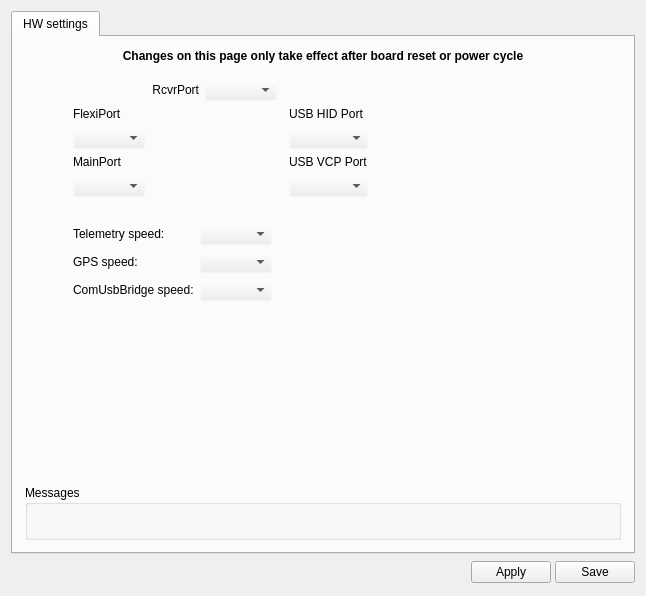
<?xml version="1.0" encoding="UTF-8"?>
<ui version="4.0">
 <class>CC_HW_Widget</class>
 <widget class="QWidget" name="CC_HW_Widget">
  <property name="geometry">
   <rect>
    <x>0</x>
    <y>0</y>
    <width>646</width>
    <height>596</height>
   </rect>
  </property>
  <property name="windowTitle">
   <string>Form</string>
  </property>
  <layout class="QVBoxLayout" name="verticalLayout">
   <item>
    <widget class="QTabWidget" name="tabWidget">
     <property name="currentIndex">
      <number>0</number>
     </property>
     <widget class="QWidget" name="tab">
      <attribute name="title">
       <string>HW settings</string>
      </attribute>
      <layout class="QVBoxLayout" name="verticalLayout_3">
       <property name="leftMargin">
        <number>0</number>
       </property>
       <property name="topMargin">
        <number>0</number>
       </property>
       <property name="rightMargin">
        <number>0</number>
       </property>
       <property name="bottomMargin">
        <number>0</number>
       </property>
       <item>
        <widget class="QScrollArea" name="scrollArea">
         <property name="palette">
          <palette>
           <active>
            <colorrole role="Base">
             <brush brushstyle="SolidPattern">
              <color alpha="255">
               <red>255</red>
               <green>255</green>
               <blue>255</blue>
              </color>
             </brush>
            </colorrole>
            <colorrole role="Window">
             <brush brushstyle="SolidPattern">
              <color alpha="0">
               <red>232</red>
               <green>232</green>
               <blue>232</blue>
              </color>
             </brush>
            </colorrole>
           </active>
           <inactive>
            <colorrole role="Base">
             <brush brushstyle="SolidPattern">
              <color alpha="255">
               <red>255</red>
               <green>255</green>
               <blue>255</blue>
              </color>
             </brush>
            </colorrole>
            <colorrole role="Window">
             <brush brushstyle="SolidPattern">
              <color alpha="0">
               <red>232</red>
               <green>232</green>
               <blue>232</blue>
              </color>
             </brush>
            </colorrole>
           </inactive>
           <disabled>
            <colorrole role="Base">
             <brush brushstyle="SolidPattern">
              <color alpha="0">
               <red>232</red>
               <green>232</green>
               <blue>232</blue>
              </color>
             </brush>
            </colorrole>
            <colorrole role="Window">
             <brush brushstyle="SolidPattern">
              <color alpha="0">
               <red>232</red>
               <green>232</green>
               <blue>232</blue>
              </color>
             </brush>
            </colorrole>
           </disabled>
          </palette>
         </property>
         <property name="frameShape">
          <enum>QFrame::NoFrame</enum>
         </property>
         <property name="frameShadow">
          <enum>QFrame::Plain</enum>
         </property>
         <property name="widgetResizable">
          <bool>true</bool>
         </property>
         <widget class="QWidget" name="scrollAreaWidgetContents">
          <property name="geometry">
           <rect>
            <x>0</x>
            <y>0</y>
            <width>624</width>
            <height>516</height>
           </rect>
          </property>
          <layout class="QGridLayout" name="gridLayout_3">
           <property name="leftMargin">
            <number>12</number>
           </property>
           <property name="topMargin">
            <number>12</number>
           </property>
           <property name="rightMargin">
            <number>12</number>
           </property>
           <property name="bottomMargin">
            <number>12</number>
           </property>
           <item row="6" column="0" colspan="3">
            <widget class="QGroupBox" name="groupBox_2">
             <property name="sizePolicy">
              <sizepolicy hsizetype="Preferred" vsizetype="Minimum">
               <horstretch>0</horstretch>
               <verstretch>0</verstretch>
              </sizepolicy>
             </property>
             <property name="minimumSize">
              <size>
               <width>0</width>
               <height>50</height>
              </size>
             </property>
             <property name="title">
              <string>Messages</string>
             </property>
             <layout class="QHBoxLayout" name="horizontalLayout_3">
              <item>
               <widget class="QLabel" name="problems">
                <property name="font">
                 <font>
                  <weight>75</weight>
                  <bold>true</bold>
                 </font>
                </property>
                <property name="text">
                 <string/>
                </property>
                <property name="textFormat">
                 <enum>Qt::AutoText</enum>
                </property>
                <property name="wordWrap">
                 <bool>true</bool>
                </property>
               </widget>
              </item>
             </layout>
            </widget>
           </item>
           <item row="0" column="1">
            <widget class="QLabel" name="label_6">
             <property name="sizePolicy">
              <sizepolicy hsizetype="Preferred" vsizetype="Preferred">
               <horstretch>0</horstretch>
               <verstretch>0</verstretch>
              </sizepolicy>
             </property>
             <property name="minimumSize">
              <size>
               <width>500</width>
               <height>0</height>
              </size>
             </property>
             <property name="maximumSize">
              <size>
               <width>500</width>
               <height>16777215</height>
              </size>
             </property>
             <property name="font">
              <font>
               <weight>75</weight>
               <bold>true</bold>
              </font>
             </property>
             <property name="text">
              <string>Changes on this page only take effect after board reset or power cycle</string>
             </property>
             <property name="alignment">
              <set>Qt::AlignCenter</set>
             </property>
             <property name="wordWrap">
              <bool>true</bool>
             </property>
            </widget>
           </item>
           <item row="5" column="1">
            <spacer name="verticalSpacer">
             <property name="orientation">
              <enum>Qt::Vertical</enum>
             </property>
             <property name="sizeHint" stdset="0">
              <size>
               <width>20</width>
               <height>25</height>
              </size>
             </property>
            </spacer>
           </item>
           <item row="3" column="1">
            <layout class="QHBoxLayout" name="horizontalLayout">
             <item>
              <layout class="QGridLayout" name="gridLayout_2">
               <item row="0" column="0">
                <widget class="QLabel" name="telemetrySpeedLabel">
                 <property name="text">
                  <string>Telemetry speed:</string>
                 </property>
                </widget>
               </item>
               <item row="1" column="0">
                <widget class="QLabel" name="GpsSpeedLabel">
                 <property name="minimumSize">
                  <size>
                   <width>55</width>
                   <height>0</height>
                  </size>
                 </property>
                 <property name="text">
                  <string>GPS speed:</string>
                 </property>
                </widget>
               </item>
               <item row="2" column="0">
                <widget class="QLabel" name="ComUsbBridgeSpeedLabel">
                 <property name="minimumSize">
                  <size>
                   <width>55</width>
                   <height>0</height>
                  </size>
                 </property>
                 <property name="text">
                  <string>ComUsbBridge speed:</string>
                 </property>
                </widget>
               </item>
               <item row="0" column="1">
                <widget class="QComboBox" name="telemetrySpeed">
                 <property name="toolTip">
                  <string>Select the speed here.</string>
                 </property>
                </widget>
               </item>
               <item row="1" column="1">
                <widget class="QComboBox" name="gpsSpeed">
                 <property name="toolTip">
                  <string>Select the speed here.</string>
                 </property>
                </widget>
               </item>
               <item row="2" column="1">
                <widget class="QComboBox" name="comUsbBridgeSpeed">
                 <property name="toolTip">
                  <string>Select the speed here.</string>
                 </property>
                </widget>
               </item>
              </layout>
             </item>
             <item>
              <spacer name="horizontalSpacer_3">
               <property name="orientation">
                <enum>Qt::Horizontal</enum>
               </property>
               <property name="sizeHint" stdset="0">
                <size>
                 <width>40</width>
                 <height>20</height>
                </size>
               </property>
              </spacer>
             </item>
            </layout>
           </item>
           <item row="2" column="1">
            <layout class="QGridLayout" name="gridLayout" rowstretch="0,0,0,0,0,0">
             <item row="5" column="0">
              <widget class="QLabel" name="label_4">
               <property name="text">
                <string/>
               </property>
              </widget>
             </item>
             <item row="2" column="0">
              <widget class="QComboBox" name="cbFlexi"/>
             </item>
             <item row="1" column="4">
              <widget class="QLabel" name="label_8">
               <property name="text">
                <string>USB HID Port</string>
               </property>
               <property name="alignment">
                <set>Qt::AlignBottom|Qt::AlignLeading|Qt::AlignLeft</set>
               </property>
              </widget>
             </item>
             <item row="4" column="0">
              <widget class="QComboBox" name="cbTele"/>
             </item>
             <item row="1" column="1" rowspan="5" colspan="3">
              <widget class="QLabel" name="label_2">
               <property name="text">
                <string/>
               </property>
               <property name="scaledContents">
                <bool>true</bool>
               </property>
              </widget>
             </item>
             <item row="0" column="2">
              <widget class="QComboBox" name="cbRcvr"/>
             </item>
             <item row="3" column="0">
              <widget class="QLabel" name="label_3">
               <property name="text">
                <string>MainPort</string>
               </property>
               <property name="alignment">
                <set>Qt::AlignBottom|Qt::AlignLeading|Qt::AlignLeft</set>
               </property>
              </widget>
             </item>
             <item row="2" column="4">
              <widget class="QComboBox" name="cbUsbHid"/>
             </item>
             <item row="4" column="4">
              <widget class="QComboBox" name="cbUsbVcp"/>
             </item>
             <item row="1" column="0">
              <widget class="QLabel" name="label_5">
               <property name="text">
                <string>FlexiPort</string>
               </property>
               <property name="alignment">
                <set>Qt::AlignBottom|Qt::AlignLeading|Qt::AlignLeft</set>
               </property>
              </widget>
             </item>
             <item row="3" column="4">
              <widget class="QLabel" name="label_9">
               <property name="text">
                <string>USB VCP Port</string>
               </property>
               <property name="alignment">
                <set>Qt::AlignBottom|Qt::AlignLeading|Qt::AlignLeft</set>
               </property>
              </widget>
             </item>
             <item row="0" column="1">
              <widget class="QLabel" name="label_7">
               <property name="text">
                <string>RcvrPort</string>
               </property>
               <property name="alignment">
                <set>Qt::AlignRight|Qt::AlignTrailing|Qt::AlignVCenter</set>
               </property>
              </widget>
             </item>
             <item row="2" column="5">
              <spacer name="horizontalSpacer_2">
               <property name="orientation">
                <enum>Qt::Horizontal</enum>
               </property>
               <property name="sizeHint" stdset="0">
                <size>
                 <width>40</width>
                 <height>20</height>
                </size>
               </property>
              </spacer>
             </item>
            </layout>
           </item>
           <item row="2" column="0">
            <spacer name="horizontalSpacer_4">
             <property name="orientation">
              <enum>Qt::Horizontal</enum>
             </property>
             <property name="sizeHint" stdset="0">
              <size>
               <width>40</width>
               <height>20</height>
              </size>
             </property>
            </spacer>
           </item>
           <item row="2" column="2">
            <spacer name="horizontalSpacer_5">
             <property name="orientation">
              <enum>Qt::Horizontal</enum>
             </property>
             <property name="sizeHint" stdset="0">
              <size>
               <width>40</width>
               <height>20</height>
              </size>
             </property>
            </spacer>
           </item>
           <item row="1" column="1">
            <spacer name="verticalSpacer_2">
             <property name="orientation">
              <enum>Qt::Vertical</enum>
             </property>
             <property name="sizeType">
              <enum>QSizePolicy::Fixed</enum>
             </property>
             <property name="sizeHint" stdset="0">
              <size>
               <width>20</width>
               <height>10</height>
              </size>
             </property>
            </spacer>
           </item>
          </layout>
         </widget>
        </widget>
       </item>
      </layout>
     </widget>
    </widget>
   </item>
   <item>
    <layout class="QHBoxLayout" name="horizontalLayout_2">
     <property name="spacing">
      <number>4</number>
     </property>
     <item>
      <spacer name="horizontalSpacer">
       <property name="orientation">
        <enum>Qt::Horizontal</enum>
       </property>
       <property name="sizeHint" stdset="0">
        <size>
         <width>369</width>
         <height>20</height>
        </size>
       </property>
      </spacer>
     </item>
     <item>
      <widget class="QPushButton" name="cchwHelp">
       <property name="sizePolicy">
        <sizepolicy hsizetype="Fixed" vsizetype="Fixed">
         <horstretch>0</horstretch>
         <verstretch>0</verstretch>
        </sizepolicy>
       </property>
       <property name="minimumSize">
        <size>
         <width>25</width>
         <height>25</height>
        </size>
       </property>
       <property name="maximumSize">
        <size>
         <width>25</width>
         <height>25</height>
        </size>
       </property>
       <property name="toolTip">
        <string>Takes you to the wiki page</string>
       </property>
       <property name="text">
        <string/>
       </property>
       <property name="icon">
        <iconset resource="../coreplugin/core.qrc">
         <normaloff>:/core/images/helpicon.svg</normaloff>:/core/images/helpicon.svg</iconset>
       </property>
       <property name="iconSize">
        <size>
         <width>25</width>
         <height>25</height>
        </size>
       </property>
       <property name="flat">
        <bool>true</bool>
       </property>
      </widget>
     </item>
     <item>
      <widget class="QPushButton" name="saveTelemetryToRAM">
       <property name="minimumSize">
        <size>
         <width>0</width>
         <height>0</height>
        </size>
       </property>
       <property name="maximumSize">
        <size>
         <width>16777215</width>
         <height>16777215</height>
        </size>
       </property>
       <property name="palette">
        <palette>
         <active>
          <colorrole role="Base">
           <brush brushstyle="SolidPattern">
            <color alpha="0">
             <red>255</red>
             <green>255</green>
             <blue>255</blue>
            </color>
           </brush>
          </colorrole>
          <colorrole role="Window">
           <brush brushstyle="SolidPattern">
            <color alpha="255">
             <red>232</red>
             <green>232</green>
             <blue>232</blue>
            </color>
           </brush>
          </colorrole>
         </active>
         <inactive>
          <colorrole role="Base">
           <brush brushstyle="SolidPattern">
            <color alpha="0">
             <red>255</red>
             <green>255</green>
             <blue>255</blue>
            </color>
           </brush>
          </colorrole>
          <colorrole role="Window">
           <brush brushstyle="SolidPattern">
            <color alpha="255">
             <red>232</red>
             <green>232</green>
             <blue>232</blue>
            </color>
           </brush>
          </colorrole>
         </inactive>
         <disabled>
          <colorrole role="Base">
           <brush brushstyle="SolidPattern">
            <color alpha="255">
             <red>232</red>
             <green>232</green>
             <blue>232</blue>
            </color>
           </brush>
          </colorrole>
          <colorrole role="Window">
           <brush brushstyle="SolidPattern">
            <color alpha="255">
             <red>232</red>
             <green>232</green>
             <blue>232</blue>
            </color>
           </brush>
          </colorrole>
         </disabled>
        </palette>
       </property>
       <property name="toolTip">
        <string>Send to OpenPilot but don't write in SD.
Beware of not locking yourself out!</string>
       </property>
       <property name="autoFillBackground">
        <bool>false</bool>
       </property>
       <property name="styleSheet">
        <string notr="true"/>
       </property>
       <property name="text">
        <string>Apply</string>
       </property>
       <property name="iconSize">
        <size>
         <width>16</width>
         <height>16</height>
        </size>
       </property>
       <property name="checkable">
        <bool>false</bool>
       </property>
      </widget>
     </item>
     <item>
      <widget class="QPushButton" name="saveTelemetryToSD">
       <property name="minimumSize">
        <size>
         <width>0</width>
         <height>0</height>
        </size>
       </property>
       <property name="maximumSize">
        <size>
         <width>16777215</width>
         <height>16777215</height>
        </size>
       </property>
       <property name="toolTip">
        <string>Applies and Saves all settings to SD.
Beware of not locking yourself out!</string>
       </property>
       <property name="autoFillBackground">
        <bool>false</bool>
       </property>
       <property name="styleSheet">
        <string notr="true"/>
       </property>
       <property name="text">
        <string>Save</string>
       </property>
      </widget>
     </item>
    </layout>
   </item>
  </layout>
 </widget>
 <resources>
  <include location="../coreplugin/core.qrc"/>
 </resources>
 <connections/>
</ui>
